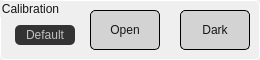
        <widget class="QGroupBox" name="groupBox_33">
         <property name="geometry">
          <rect>
           <x>170</x>
           <y>495</y>
           <width>260</width>
           <height>60</height>
          </rect>
         </property>
         <property name="layoutDirection">
          <enum>Qt::LeftToRight</enum>
         </property>
         <property name="styleSheet">
          <string notr="true">color: rgb(21, 21, 21);
font: 14px 'Roboto';
border: 1px solid rgb(255, 255, 255);
border-radius: 5px;</string>
         </property>
         <property name="title">
          <string>Calibration</string>
         </property>
         <widget class="QPushButton" name="pushButton_39">
          <property name="geometry">
           <rect>
            <x>90</x>
            <y>10</y>
            <width>70</width>
            <height>40</height>
           </rect>
          </property>
          <property name="styleSheet">
           <string notr="true">QPushButton {
    border: 1px solid black;
	background-color: rgb(211, 211, 211);
	color: rgb(21, 21, 21);
	font: 12px 'Roboto';
}

QPushButton::hover {
	background-color: rgb(21, 21, 21);
	color: rgb(211, 211, 211);
}</string>
          </property>
          <property name="text">
           <string>Open</string>
          </property>
         </widget>
         <widget class="QPushButton" name="pushButton_38">
          <property name="geometry">
           <rect>
            <x>180</x>
            <y>10</y>
            <width>70</width>
            <height>40</height>
           </rect>
          </property>
          <property name="styleSheet">
           <string notr="true">QPushButton {
    border: 1px solid black;
	background-color: rgb(211, 211, 211);
	color: rgb(21, 21, 21);
	font: 12px 'Roboto';
}

QPushButton::hover {
	background-color: rgb(21, 21, 21);
	color: rgb(211, 211, 211);
}</string>
          </property>
          <property name="text">
           <string>Dark</string>
          </property>
         </widget>
         <widget class="QLabel" name="label_288">
          <property name="geometry">
           <rect>
            <x>15</x>
            <y>25</y>
            <width>60</width>
            <height>20</height>
           </rect>
          </property>
          <property name="styleSheet">
           <string notr="true">background-color: rgb(51, 51, 51);
color: rgb(194, 194, 194);
border: 0px;
text-align: right;
font: 14px 'Roboto';</string>
          </property>
          <property name="text">
           <string>Default</string>
          </property>
          <property name="alignment">
           <set>Qt::AlignCenter</set>
          </property>
         </widget>
        </widget>
